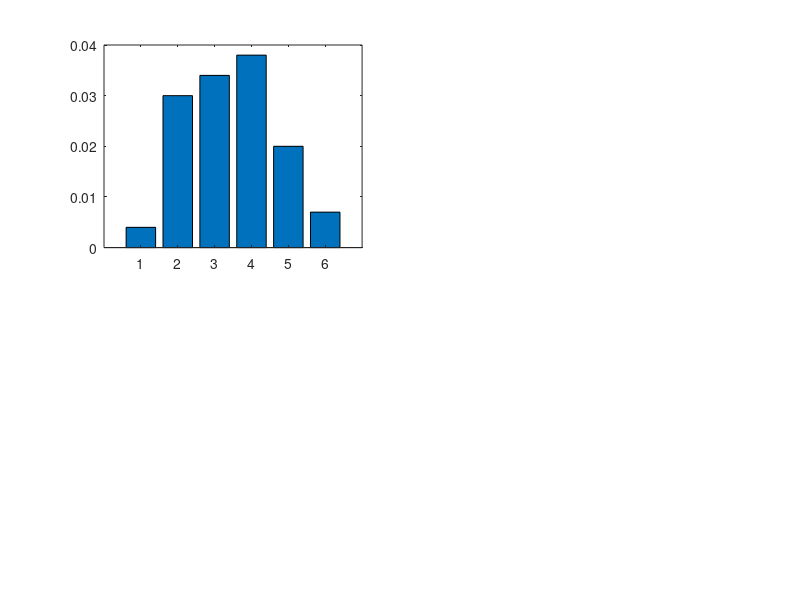

Here is the MATLAB script that generated this plot:
% Linear fitting values
% naive control: 0.036, R2 = 0.675
% lesion contra side pre:  0.038 R2 1.043
% lesion contra side post: 0.034 R2 0.7885
% lesion lesion side pre:  0.024 R2 0.8275
% lesion lesion side post: 0.054 R2 0.9263
% optopre stimulated control    0.028 
% optopre stimulated stimulated 0.062
% optopre contra control        0.028
% optopre contra stimulated     0.066
% optopost stimulated control    0.045
% optopost stimulated stimulated 0.065
% optopost contra control        0.045
% optopost contra stimulated     0.038

values = [0.036 0.038 0.034 0.024 0.054 0.028 0.062 0.028 0.066 0.045 0.065 0.045 0.038 ];
valuesdiff = [0.038-0.034 0.024-0.054 0.028-0.062 0.028-0.066 0.045-0.065 0.045-0.038 ];
figure
subplot(2,2,1)
bar(abs(valuesdiff))
